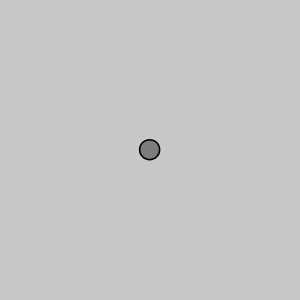
Frame 1 (no input)
Frame 60 (no input): blank canvas, image omitted
Frame 120 (the mouse pressed at the canvas centre since frame 60): blank canvas, image omitted

The p5.js sketch that drew this single still picture (run headless with seeded random() and noise() and a simulated clock; from frame 60 on, the mouse is pressed at the canvas centre):

// p5.js sketch
// ── sketch.js
// Global Variables
let width = 300, height = 300; 
let ball // Decalring without initializing (check 'setup()')

// User-Defined Classes
class Ball { 
  constructor(start_x, start_y) { 
      // Attributes
      this.position = createVector(start_x, start_y); 
      this.velocity = createVector(0, 0); // Starts at 0
      this.acceleration = createVector(0, 0); // Starts at 0
      this.mass = 10; // Proxy for 'radius'
  }
  // Methods
  apply_force() {
    let mouse_acceleration = createVector(mouseX, mouseY); // Vector of mouse location
    mouse_acceleration.sub(this.position); // [vec1].sub([vec2]) points from [vec2] -> [vec1] (mouse location)
    mouse_acceleration.setMag(0.5); // Capping the magnitude
    this.acceleration = mouse_acceleration; // Updating 'acceleration'
  }

  update() {
    this.velocity.add(this.acceleration);
    this.position.add(this.velocity);
    this.acceleration.mult(0);
  }

  display() {
    stroke(0); // Black outlines
    strokeWeight(1.5); // Outline width
    fill(125); 
    ellipse(this.position.x, this.position.y, this.mass*2);
  }
}

// User-Defined Functions

// p5 Main
function setup() {
  createCanvas(width, height); // Creating the canvas with 'img' dimensions
  ball = new Ball(width/2, height/2); // Initializing
}

function draw() {
  // Main
  background(200); // Grayscale white
  ball.apply_force();
  ball.update();
  ball.display();
}
